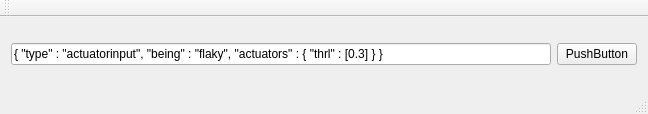
<?xml version="1.0" encoding="UTF-8"?>
<ui version="4.0">
 <class>Surface</class>
 <widget class="QMainWindow" name="Surface">
  <property name="geometry">
   <rect>
    <x>0</x>
    <y>0</y>
    <width>648</width>
    <height>114</height>
   </rect>
  </property>
  <property name="windowTitle">
   <string>Surface</string>
  </property>
  <widget class="QWidget" name="centralWidget">
   <layout class="QGridLayout" name="gridLayout_2">
    <item row="0" column="0">
     <layout class="QGridLayout" name="gridLayout">
      <item row="0" column="0">
       <widget class="QLineEdit" name="lineEdit">
        <property name="text">
         <string>{ &quot;type&quot; : &quot;actuatorinput&quot;, &quot;being&quot; : &quot;flaky&quot;, &quot;actuators&quot; : { &quot;thrl&quot; : [0.3] } }</string>
        </property>
       </widget>
      </item>
      <item row="0" column="1">
       <widget class="QPushButton" name="pushButton">
        <property name="text">
         <string>PushButton</string>
        </property>
       </widget>
      </item>
     </layout>
    </item>
   </layout>
  </widget>
  <widget class="QMenuBar" name="menuBar">
   <property name="geometry">
    <rect>
     <x>0</x>
     <y>0</y>
     <width>648</width>
     <height>22</height>
    </rect>
   </property>
  </widget>
  <widget class="QToolBar" name="mainToolBar">
   <attribute name="toolBarArea">
    <enum>TopToolBarArea</enum>
   </attribute>
   <attribute name="toolBarBreak">
    <bool>false</bool>
   </attribute>
  </widget>
  <widget class="QStatusBar" name="statusBar"/>
 </widget>
 <layoutdefault spacing="6" margin="11"/>
 <resources/>
 <connections/>
</ui>
